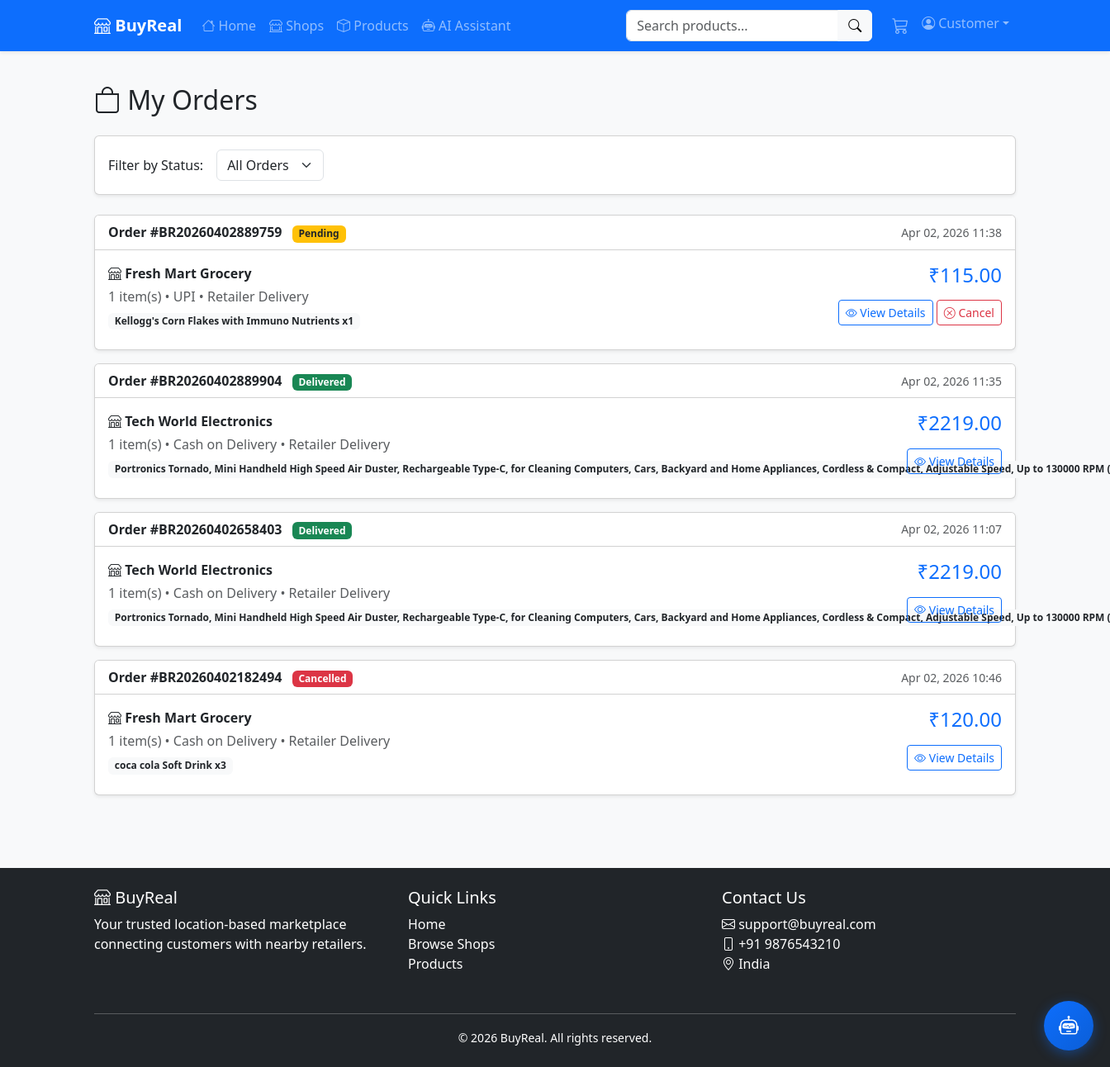
The app's page /orders/history/ (signed in) with its own data.
### users/models.py (models this page shows, shortened)
class CustomUser(AbstractUser):
    ROLE_CHOICES = (
        ('customer', 'Customer'),
        ('retailer', 'Retailer'),
    )
    role = models.CharField(max_length=10, choices=ROLE_CHOICES, default='customer')
    phone = models.CharField(validators=[phone_regex], max_length=17, blank=True, null=True)
    address = models.TextField(blank=True, null=True)
    city = models.CharField(max_length=100, blank=True, null=True)
    state = models.CharField(max_length=100, blank=True, null=True)
    pincode = models.CharField(max_length=10, blank=True, null=True)
    latitude = models.DecimalField(max_digits=9, decimal_places=6, blank=True, null=True)
    longitude = models.DecimalField(max_digits=9, decimal_places=6, blank=True, null=True)
    profile_picture = models.ImageField(upload_to='profile_pics/', blank=True, null=True)
    created_at = models.DateTimeField(auto_now_add=True)
    updated_at = models.DateTimeField(auto_now=True)
    class Meta:
        verbose_name = 'User'
        verbose_name_plural = 'Users'

### orders/models.py (models this page shows, shortened)
class Order(models.Model):
    STATUS_CHOICES = (
        ('pending', 'Pending'),
        ('confirmed', 'Confirmed'),
        ('processing', 'Processing'),
        ('shipped', 'Shipped'),
        ('out_for_delivery', 'Out for Delivery'),
        ('delivered', 'Delivered'),
        ('cancelled', 'Cancelled'),
        ('refunded', 'Refunded'),
    )
    PAYMENT_METHOD_CHOICES = (
        ('cod', 'Cash on Delivery'),
        ('upi', 'UPI'),
        ('card', 'Credit/Debit Card'),
        ('wallet', 'Wallet'),
    )
    PAYMENT_STATUS_CHOICES = (
        ('pending', 'Pending'),
        ('paid', 'Paid'),
        ('failed', 'Failed'),
        ('refunded', 'Refunded'),
    )
    DELIVERY_TYPE_CHOICES = (
        ('retailer', 'Retailer Delivery'),
        ('partner', 'Delivery Partner'),
        ('pickup', 'Self Pickup'),
    )
    order_number = models.CharField(max_length=20, unique=True)
    customer = models.ForeignKey(
        settings.AUTH_USER_MODEL,
        on_delete=models.CASCADE,
        related_name='orders'
    )
    shop = models.ForeignKey(
        Shop,
        on_delete=models.CASCADE,
        related_name='orders'
    )
    status = models.CharField(max_length=20, choices=STATUS_CHOICES, default='pending')
    payment_method = models.CharField(max_length=10, choices=PAYMENT_METHOD_CHOICES)
    payment_status = models.CharField(
        max_length=10,
        choices=PAYMENT_STATUS_CHOICES,
        default='pending'
    )
    transaction_id = models.CharField(max_length=100, blank=True, null=True)
    delivery_type = models.CharField(max_length=10, choices=DELIVERY_TYPE_CHOICES)
    delivery_address = models.TextField()
    delivery_city = models.CharField(max_length=100)
    delivery_state = models.CharField(max_length=100)
    delivery_pincode = models.CharField(max_length=10)
    delivery_phone = models.CharField(max_length=17)
    subtotal = models.DecimalField(max_digits=10, decimal_places=2)
    delivery_charge = models.DecimalField(max_digits=10, decimal_places=2, default=0)
    discount = models.DecimalField(max_digits=10, decimal_places=2, default=0)
    tax = models.DecimalField(max_digits=10, decimal_places=2, default=0)
    total = models.DecimalField(max_digits=10, decimal_places=2)
    customer_note = models.TextField(blank=True, null=True)
    retailer_note = models.TextField(blank=True, null=True)
    created_at = models.DateTimeField(auto_now_add=True)
    updated_at = models.DateTimeField(auto_now=True)
    confirmed_at = models.DateTimeField(null=True, blank=True)
    shipped_at = models.DateTimeField(null=True, blank=True)
    delivered_at = models.DateTimeField(null=True, blank=True)
    class Meta:
        ordering = ['-created_at']

class OrderItem(models.Model):
    order = models.ForeignKey(
        Order,
        on_delete=models.CASCADE,
        related_name='items'
    )
    product = models.ForeignKey(
        Product,
        on_delete=models.SET_NULL,
        null=True
    )
    product_name = models.CharField(max_length=200)  # Store name in case product is deleted
    product_price = models.DecimalField(max_digits=10, decimal_places=2)
    quantity = models.PositiveIntegerField()
    total_price = models.DecimalField(max_digits=10, decimal_places=2)

### shops/models.py (models this page shows, shortened)
class Shop(models.Model):
    STATUS_CHOICES = (
        ('pending', 'Pending Approval'),
        ('approved', 'Approved'),
        ('rejected', 'Rejected'),
        ('suspended', 'Suspended'),
    )
    owner = models.OneToOneField(
        settings.AUTH_USER_MODEL,
        on_delete=models.CASCADE,
        related_name='shop'
    )
    name = models.CharField(max_length=200)
    description = models.TextField()
    category = models.ForeignKey(
        Category,
        on_delete=models.SET_NULL,
        null=True,
        blank=True,
        related_name='shops'
    )
    email = models.EmailField()
    phone = models.CharField(max_length=17)
    address = models.TextField()
    city = models.CharField(max_length=100)
    state = models.CharField(max_length=100)
    pincode = models.CharField(max_length=10)
    latitude = models.DecimalField(
        max_digits=9,
        decimal_places=6,
        blank=True,
        null=True,
        validators=[MinValueValidator(-90), MaxValueValidator(90)]
    )
    longitude = models.DecimalField(
        max_digits=9,
        decimal_places=6,
        blank=True,
        null=True,
        validators=[MinValueValidator(-180), MaxValueValidator(180)]
    )
    image = models.ImageField(upload_to='shop_images/', blank=True, null=True)
    gst_number = models.CharField(max_length=20, blank=True, null=True)
    status = models.CharField(max_length=15, choices=STATUS_CHOICES, default='pending')
    rejection_reason = models.TextField(blank=True, null=True)
    offers_delivery = models.BooleanField(default=True)
    delivery_radius = models.PositiveIntegerField(
        default=10,
        help_text="Delivery radius in kilometers"
    )
    minimum_order = models.DecimalField(
        max_digits=10,
        decimal_places=2,
        default=0,
        help_text="Minimum order amount for delivery"
    )
    rating = models.DecimalField(max_digits=3, decimal_places=2, default=0)
    total_reviews = models.PositiveIntegerField(default=0)
    created_at = models.DateTimeField(auto_now_add=True)
    updated_at = models.DateTimeField(auto_now=True)
    class Meta:
        ordering = ['-created_at']

### orders/views.py (the view)
# urls.py: path('history/', views.order_history, name='order_history'),
@login_required
def order_history(request):
    if request.user.role != 'customer':
        messages.error(request, 'Access denied.')
        return redirect('home')
    orders = Order.objects.filter(customer=request.user).order_by('-created_at')
    status_filter = request.GET.get('status', '')
    if status_filter:
        orders = orders.filter(status=status_filter)
    return render(request, 'orders/order_history.html', {
        'orders': orders,
        'status_filter': status_filter
    })

### orders/context_processors.py (called while the page is built)
def cart_count(request):
    count = 0
    if request.user.is_authenticated:
        try:
            if hasattr(request.user, 'role') and request.user.role == 'customer':
                if hasattr(request.user, 'cart'):
                    count = request.user.cart.total_items
        except Exception:
            count = 0
    return {'cart_count': count}

### orders/models.py (called while the page is built)
    @property
    def total_items(self):
        return sum(item.quantity for item in self.items.all())

### templates/orders/order_history.html (shortened to what this page needs)
{% extends 'base.html' %}
{% block content %}
<div class="container py-4">
    <h2 class="mb-4"><i class="bi bi-bag"></i> My Orders</h2>
    <div class="card shadow-sm mb-4">
        <div class="card-body">
            <form method="get" class="row g-3 align-items-center">
                <div class="col-auto">
                    <label>Filter by Status:</label>
                </div>
                <div class="col-auto">
                    <select name="status" class="form-select" onchange="this.form.submit()">
                        <option value="">All Orders</option>
                    </select>
                </div>
            </form>
        </div>
    </div>
    {% for order in orders %}
        <div class="card shadow-sm mb-3">
            <div class="card-header bg-white d-flex justify-content-between align-items-center">
                <div>
                    <strong>Order #{{ order.order_number }}</strong>
                    <span class="badge status-{{ order.status }} ms-2">{{ order.get_status_display }}</span>
                </div>
                <small class="text-muted">{{ order.created_at|date:"M d, Y H:i" }}</small>
            </div>
            <div class="card-body">
                <div class="row">
                    <div class="col-md-8">
                        <p class="mb-1">
                            <i class="bi bi-shop"></i> <strong>{{ order.shop.name }}</strong>
                        </p>
                        <p class="text-muted mb-2">
                            {{ order.items.count }} item(s) • {{ order.get_payment_method_display }} • {{ order.get_delivery_type_display }}
                        </p>
                        <div class="d-flex flex-wrap gap-2 mb-2">
                            {% for item in order.items.all|slice:":3" %}
                                <span class="badge bg-light text-dark">{{ item.product_name }} x{{ item.quantity }}</span>
                            {% endfor %}
                        </div>
                    </div>
                    <div class="col-md-4 text-md-end">
                        <h4 class="text-primary mb-3">₹{{ order.total }}</h4>
                        <a href="{% url 'orders:order_detail' order.id %}" class="btn btn-outline-primary btn-sm">
                            <i class="bi bi-eye"></i> View Details
                        </a>
                        {% if order.status in 'pending,confirmed' %}
                            <a href="{% url 'orders:cancel_order' order.id %}" class="btn btn-outline-danger btn-sm"
                               onclick="return confirm('Are you sure you want to cancel this order?');">
                                <i class="bi bi-x-circle"></i> Cancel
                            </a>
                        {% endif %}
                    </div>
                </div>
            </div>
        </div>
    {% endfor %}
</div>
{% endblock %}

### templates/navbar.html (shortened to what this page needs)
{% load static %}
<nav class="navbar navbar-expand-lg navbar-dark bg-primary shadow-sm sticky-top">
    <div class="container">
        <a class="navbar-brand fw-bold" href="{% url 'home' %}">
            <i class="bi bi-shop"></i> BuyReal
        </a>
        <div class="collapse navbar-collapse" id="navbarNav">
            <ul class="navbar-nav me-auto mb-2 mb-lg-0">
                <li class="nav-item">
                    <a class="nav-link" href="{% url 'home' %}">
                        <i class="bi bi-house"></i> Home
                    </a>
                </li>
                <li class="nav-item">
                    <a class="nav-link" href="{% url 'shops:shop_list' %}">
                        <i class="bi bi-shop-window"></i> Shops
                    </a>
                </li>
                <li class="nav-item">
                    <a class="nav-link" href="{% url 'products:product_list' %}">
                        <i class="bi bi-box"></i> Products
                    </a>
                </li>
                {% if user.is_authenticated %}
                <li class="nav-item">
                    <a class="nav-link" href="{% url 'ai_services:chatbot_page' %}">
                        <i class="bi bi-robot"></i> AI Assistant
                    </a>
                </li>
                {% endif %}
            </ul>
            <form class="d-flex me-3 position-relative" action="{% url 'products:product_list' %}" method="GET" id="searchForm">
                <div class="input-group">
                    <input class="form-control" type="search" name="search" id="searchInput" placeholder="Search products..." aria-label="Search" value="{{ request.GET.search }}" autocomplete="off">
                    <button class="btn btn-light" type="submit">
                        <i class="bi bi-search"></i>
                    </button>
                </div>
            </form>
            <ul class="navbar-nav">
                {% if user.is_authenticated %}
                    {% if user.role == 'customer' %}
                        <li class="nav-item">
                            <a class="nav-link position-relative" href="{% url 'orders:cart' %}">
                                <i class="bi bi-cart3 fs-5"></i>
                            </a>
                        </li>
                    {% endif %}
                    <li class="nav-item dropdown">
                        <a class="nav-link dropdown-toggle d-flex align-items-center" href="#" id="userDropdown" role="button" data-bs-toggle="dropdown" aria-expanded="false">
                            <i class="bi bi-person-circle me-1"></i>
                            <span class="d-none d-md-inline">{{ user.first_name|default:user.username }}</span>
                        </a>
                    </li>
                {% endif %}
            </ul>
        </div>
    </div>
</nav>

### static/css/style.css (style rules this page uses)
:root { --primary-color: #0d6efd; --secondary-color: #6c757d; --success-color: #198754; --warning-color: #ffc107; --danger-color: #dc3545; --dark-color: #212529; --light-color: #f8f9fa; }
body { font-family: 'Segoe UI', Tahoma, Geneva, Verdana, sans-serif; background-color: #f8f9fa; }
.card { transition: transform 0.3s ease, box-shadow 0.3s ease; }
.status-pending { background-color: #ffc107; color: #212529; }
.status-delivered { background-color: #198754; color: white; }
.status-cancelled { background-color: #dc3545; color: white; }

### records on screen
CustomUser: first_name "Customer"
Order: order_number "BR20260402889759", status "Pending", created_at "Apr 02, 2026 11:38", shop.name "Fresh Mart Grocery", items.count "1", payment_method "UPI", delivery_type "Retailer Delivery", total "115.00", shows "Cancel"
OrderItem: product_name "Kellogg's Corn Flakes with Immuno Nutrients", quantity "1"
Order: order_number "BR20260402889904", status "Delivered", created_at "Apr 02, 2026 11:35", shop.name "Tech World Electronics", items.count "1", payment_method "Cash on Delivery", delivery_type "Retailer Delivery", total "2219.00"
OrderItem: product_name "Portronics Tornado, Mini Handheld High Speed Air Duster, Rechargeable Type-C, for Cleaning Computers, Cars, Backyard and Home Appliances, Cordless & Compact, Adjustable Speed, Up to 130000 RPM…"
Order: order_number "BR20260402658403", status "Delivered", created_at "Apr 02, 2026 11:07", shop.name "Tech World Electronics", items.count "1", payment_method "Cash on Delivery", delivery_type "Retailer Delivery", total "2219.00"
OrderItem: product_name "Portronics Tornado, Mini Handheld High Speed Air Duster, Rechargeable Type-C, for Cleaning Computers, Cars, Backyard and Home Appliances, Cordless & Compact, Adjustable Speed, Up to 130000 RPM…"
Order: order_number "BR20260402182494", status "Cancelled", created_at "Apr 02, 2026 10:46", shop.name "Fresh Mart Grocery", items.count "1", payment_method "Cash on Delivery", delivery_type "Retailer Delivery", total "120.00"
OrderItem: product_name "coca cola Soft Drink", quantity "3"
